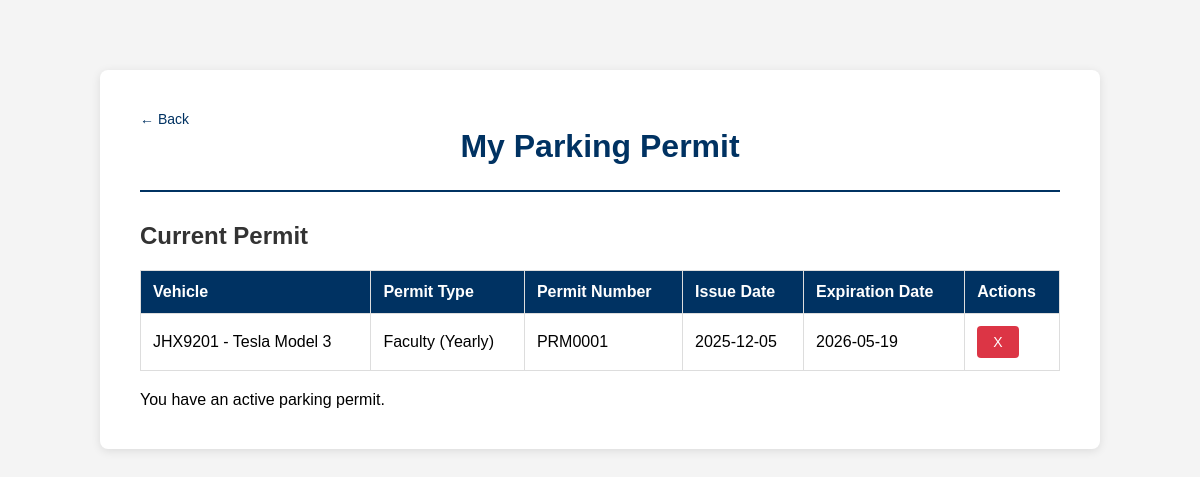
Page /view_permit (signed in) on the earlier database version.
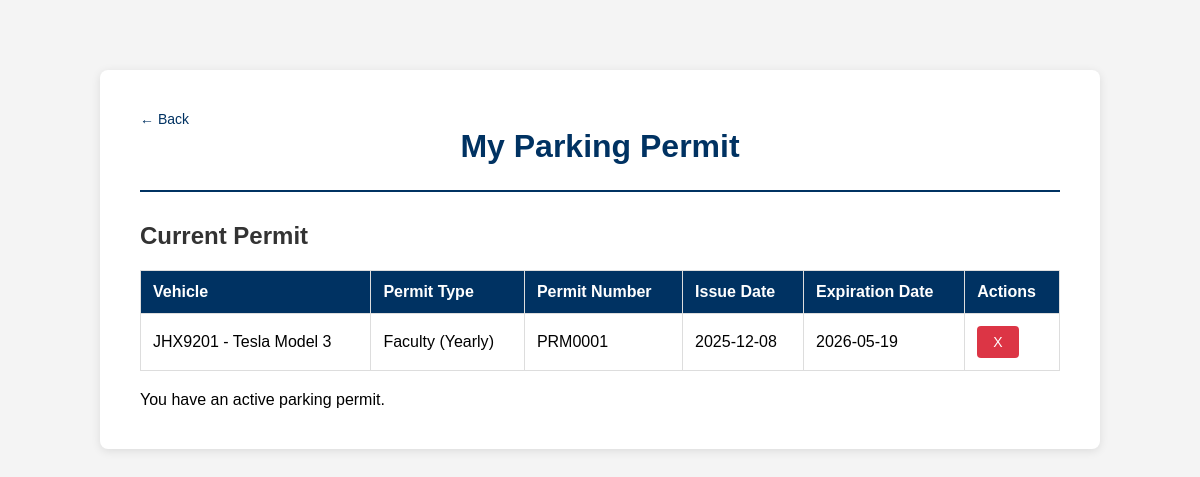
Same page on the later database version.
### tables this page shows
CREATE TABLE permit (
    p_permitkey integer PRIMARY KEY,
    p_userkey integer not null,
    p_vehicleskey integer not null,
    p_permittypekey integer not null,
    p_permitnum varchar(20) NOT NULL,
    p_issuedate date not null,
    p_expirationdate date not null,

    FOREIGN KEY (p_userkey) REFERENCES users(u_userkey),
    FOREIGN KEY (p_vehicleskey) REFERENCES vehicles(v_vehicleskey),
    FOREIGN KEY (p_permittypekey) REFERENCES permitType(pt_permittypekey)
);

CREATE TABLE vehicles (
    v_vehicleskey integer PRIMARY KEY,
    v_userkey integer not null,
    v_plateno varchar(7) not null,
    v_platestate varchar(20),
    v_maker varchar(20),
    v_model varchar(10),
    v_color varchar(10),

    FOREIGN KEY (v_userkey) REFERENCES users(u_userkey)
);

CREATE TABLE permitType (
    pt_permittypekey integer PRIMARY KEY,
    pt_category varchar(20),
    pt_duration varchar(20)
);

### app.py (the view, shortened to what this page needs)
@app.route('/view_permit', methods=['GET', 'POST'])
@login_required
def view_permit():
    conn = sqlite3.connect('instance/data.sqlite')
    cursor = conn.cursor()
    error = None
    cursor.execute("""
        SELECT p.p_permitkey, v.v_plateno, v.v_maker, v.v_model, v.v_color,
               pt.pt_category, pt.pt_duration, p.p_permitnum,
               p.p_issuedate, p.p_expirationdate
        FROM permit p
        JOIN permitType pt ON pt.pt_permittypekey = p.p_permittypekey
        JOIN vehicles v ON p.p_vehicleskey = v.v_vehicleskey
        WHERE p.p_userkey = ? AND p.p_expirationdate >= DATE('now', '-08:00')
     """
    , [current_user.u_userkey])
    permits = cursor.fetchall()
    conn.close()
    has_permit = len(permits) > 0
    return render_template('view_permit.html', permits=permits, has_permit=has_permit, error=error, username=current_user.username)

### app.py (called while the page is built)
@login_manager.user_loader
def load_user(user_id):
    return User.query.get(int(user_id))

### templates/view_permit.html (shortened to what this page needs)
<!DOCTYPE html>
<html lang="en">
<head>
    <link rel="stylesheet" href="{{ url_for('static', filename='style.css') }}">
</head>
<body>
    <div class="container">
        <header>
            <a href="{{ url_for('home') }}" class="back-link">← Back</a>
            <h1>My Parking Permit</h1>
        </header>
        <main>
            <h2>Current Permit</h2>
            {% if has_permit %}
                <table>
                    <thead>
                        <tr>
                            <th>Vehicle</th>
                            <th>Permit Type</th>
                            <th>Permit Number</th>
                            <th>Issue Date</th>
                            <th>Expiration Date</th>
                             <th>Actions</th>
                        </tr>
                    </thead>
                    <tbody>
                        {% for permit in permits %}
                        <tr>
                            <td>{{ permit[1] }} - {{ permit[2] }} {{ permit[3] }}</td>
                            <td>{{ permit[5] }} ({{ permit[6] }})</td>
                            <td>{{ permit[7] }}</td>
                            <td>{{ permit[8] }}</td>
                            <td>{{ permit[9] }}</td>
                            <td>
                                <form method="POST" action="{{ url_for('view_permit') }}" style="display:inline;">
                                    <button type="submit" class="delete-btn"
                                            onclick="return confirm('Are you sure you want to delete this permit?')">
                                        X
                                    </button>
                                </form>
                            </td>
                        </tr>
                        {% endfor %}
                    </tbody>
                </table>
                <div class="permit-info">
                    <p class="info-message">You have an active parking permit.</p>
                </div>
            {% else %}
                <p class="no-data">You don't have an active parking permit.</p>
                <div class="button-container">
                    <button class="primary-btn" onclick="window.location.href='{{ url_for('apply_permit') }}'">Apply for Permit</button>
                </div>
            {% endif %}
        </main>
    </div>
</body>
</html>

### static/style.css (style rules this page uses)
* { margin: 0; padding: 0; box-sizing: border-box; }
body { font-family: Arial, sans-serif; background-color: #f4f4f4; padding: 20px; }
.container, .home-container, .div_border { max-width: 600px; margin: 50px auto; padding: 40px; background: white; border-radius: 8px; box-shadow: 0 2px 10px rgba(0,0,0,0.1); }
.container { max-width: 1000px; }
h1 { color: #003262; text-align: center; margin-bottom: 10px; }
h2 { color: #333; margin-bottom: 20px; }
header { margin-bottom: 30px; border-bottom: 2px solid #003262; padding-bottom: 15px; }
a { color: #003262; text-decoration: none; }
.back-link { font-size: 14px; }
.container table { width: 100%; border-collapse: collapse; margin-bottom: 20px; }
.container table th, .container table td { border: 1px solid #ddd; padding: 12px; text-align: left; }
.container table thead { background-color: #003262; color: white; }
button, .primary-btn, .button_login { background-color: #003262; color: white; border: none; padding: 12px 30px; font-size: 16px; border-radius: 5px; cursor: pointer; transition: background-color 0.3s; }
.delete-btn { background-color: #dc3545; color: white; border: none; padding: 8px 16px; font-size: 14px; border-radius: 4px; cursor: pointer; transition: background-color 0.3s; }

Differences in the rows shown:
changed permit "PRM0001": p_issuedate "2025-12-05" → "2025-12-08"
